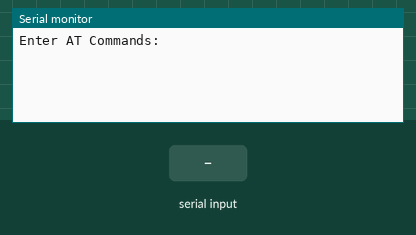
A sketch run on a simulated Arduino Uno, built with avr-gcc and run on an emulated ATmega328P. Parts: the last lines printed to the serial monitor. Inputs (shaded band) come from the test bench.

Above: at 1.2 s.
1.3 s: "1" received over the second serial link
At 2.5 s:
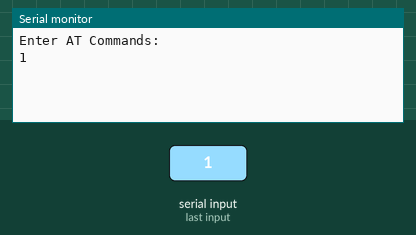
2.8 s: "0" received over the second serial link
At 3.8 s:
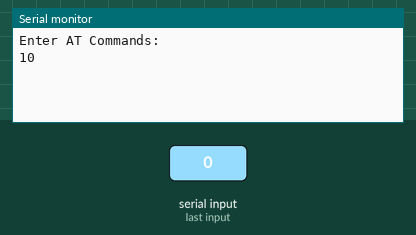

Measured:
- after the input at 1.3 s, the serial monitor: prints a new line at once (image 1)
- after the input at 2.8 s, the serial monitor: prints a new line at once (image 2)

The sketch:

HC05_Bluetooth_Module.ino
```cpp
#include <SoftwareSerial.h>

// Password: 1234

// Serial Monitor Settings: 9600 baud,Both NL & CR
// Send AT commands to the HC-05 module to configure it
// AT
// AT+UART=115200,0,0

// Route the HC-05 through pins 9 and 8
SoftwareSerial BTSerial(9, 8); // RX to TXD(Orange| TX to RXD(Blue)

void setup() {
  Serial.begin(9600);
  Serial.println("Enter AT Commands:");

  // HC-05 default baud rate for AT mode is ALWAYS 38400
  BTSerial.begin(38400);
}

void loop() {
  // Read from HC-05 and print to PC
  if (BTSerial.available()) {
    Serial.write(BTSerial.read());
  }
  // Read from PC and print to HC-05
  if (Serial.available()) {
    BTSerial.write(Serial.read());
  }
}
```
